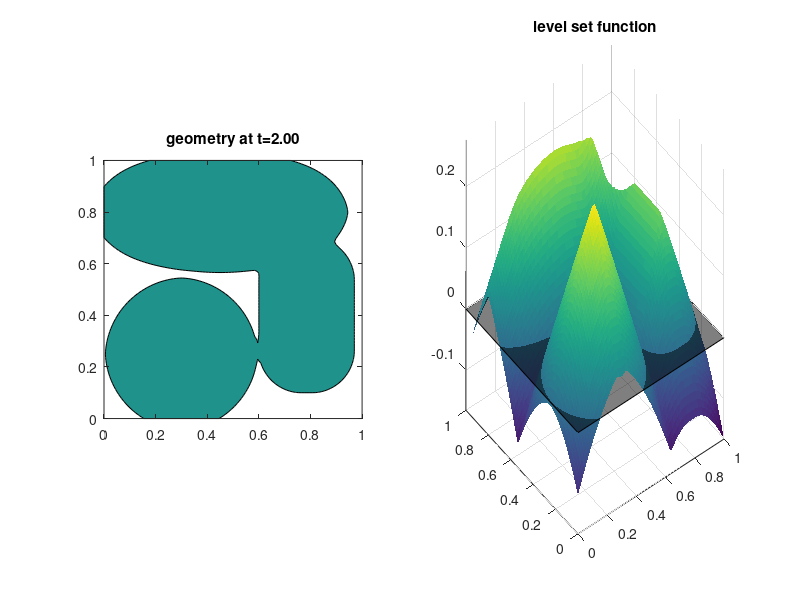

The MATLAB script that drew this image:
function mit18086_levelset_front(method)
%MIT18086_LEVELSET_FRONT
%    Computes the movement of fronts under a given velocity field
%    using the level set method. The iteration scheme is first order
%    accurate, and a reinitialization iteration is used.
%    The front velocity can be chosen to be constant or proportional
%    to the negative curvature.

% 03/2008 by Benjamin Seibold
% Feel free to modify for teaching and learning.
%-----------------------------------------------------------------------
n = 90;       % number of space gridpoints
dt = 8e-3;    % time step
tf = 2e-0;    % final time
nr = 1;       % number of reinitialization steps
nsteps = 20;  % number of steps with graphic output
%-----------------------------------------------------------------------
if nargin<1, method = 1; end
nt = ceil(tf/dt); dt = tf/nt;
x = linspace(0,1,n)'; h = x(2)-x(1);
[X,Y] = meshgrid(x); ax = [min(x) max(x) min(x) max(x)];
%-----------------------------------------------------------------------
% initial conditions
P = sqrt((X-.45).^2+((Y-.8)*3).^2)-.4;         % place an ellipse
P = max(P,.07-sqrt((X-.6).^2+(Y-.78).^2));     % cut a hole out
P = min(P,max(max(.7-X,X-.87),max(.2-Y,Y-.6))); % add a rectangle
P = min(P,sqrt((X-.3).^2+(Y-.25).^2)-.195);    % add a circle
%-----------------------------------------------------------------------
for it = 1:nt
    switch method
        case 1, F = 5e-2;              % movement with constant velocity
        case 2, F = -curvature(P,h)*5e-3;     % movement under curvature
    end
    P = P-dt*FabsgradP(P,h,F);                        % level set update
    for ir = 1:nr                               % reinitialization steps
        P = P-dt*FabsgradP(P,h,P./sqrt(P.^2+(2*h)^2),1);
    end
    if it==1|floor(nsteps*it/nt)>floor(nsteps*(it-1)/nt) % visualization
        clf
        subplot(1,2,1), contourf(x,x,-P,[0 0],'k-')
        axis equal, axis(ax)
        title(sprintf('geometry at t=%0.2f',it*dt))
        subplot(1,2,2), surf(x,x,-P,'EdgeAlpha',.2), hold on
        patch([0 1 1 0],[0 0 1 1],[0 0 0 0],'k','FaceAlpha',.5)
        hold off, axp = [min(0,min(min(-P))) max(0,max(max(-P)))];
        axis([ax axp]), title('level set function')
        drawnow
    end
end

%=======================================================================

function dP = FabsgradP(P,h,F,c)
if nargin<4, c = 0; if nargin<3, F = 1; end, end
DxP = diff(P)/h;   DxmP = DxP([1 1:end],:); DxpP = DxP([1:end end],:);
DyP = diff(P')'/h; DymP = DyP(:,[1 1:end]); DypP = DyP(:,[1:end end]);
Np = sqrt(max(DxmP,0).^2+min(DxpP,0).^2+max(DymP,0).^2+min(DypP,0).^2);
Nm = sqrt(min(DxmP,0).^2+max(DxpP,0).^2+min(DymP,0).^2+max(DypP,0).^2);
dP = max(F,0).*(Np-c)+min(F,0).*(Nm-c);

function F = curvature(P,h)
% computes curvature by central differences
Pxx = diff(P([1 1:end end],:),2)/h^2;
Pyy = diff(P(:,[1 1:end end])',2)'/h^2;
Px = (P(3:end,:)-P(1:end-2,:))/(2*h); Px = Px([1 1:end end],:);
Py = (P(:,3:end)-P(:,1:end-2))/(2*h); Py = Py(:,[1 1:end end]);
Pxy = (Px(:,3:end)-Px(:,1:end-2))/(2*h); Pxy = Pxy(:,[1 1:end end]);
F = (Pxx.*Py.^2-2*Px.*Py.*Pxy+Pyy.*Px.^2)./(Px.^2+Py.^2).^1.5;
F = min(max(F,-1/h),1/h);
